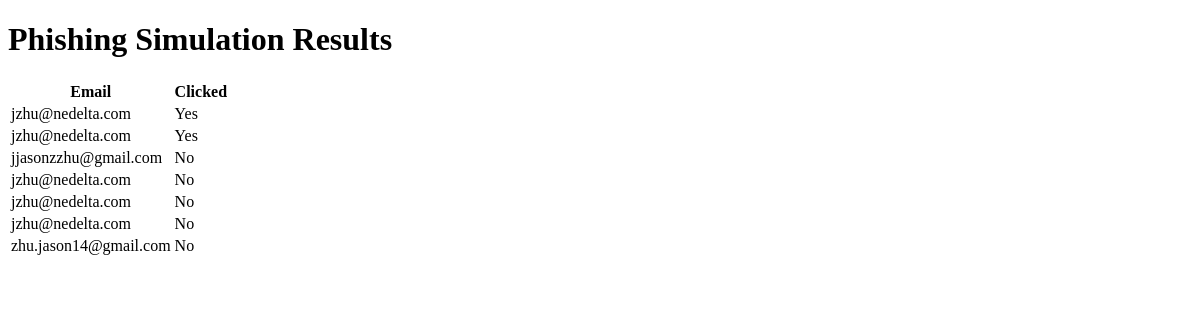
The app's page /results, older data.
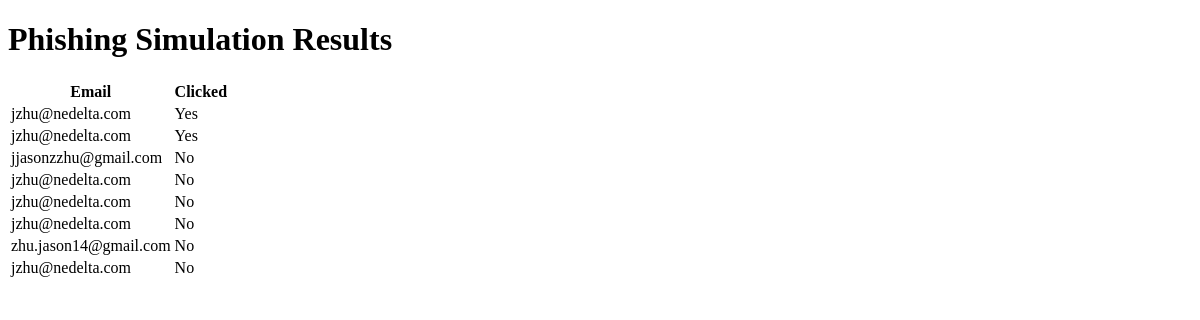
The same page, newer data.
### tables this page shows
CREATE TABLE clicks
                 (id TEXT PRIMARY KEY, email TEXT, clicked BOOLEAN);

### api/app.py (the view)
@app.route('/results')
def view_results():
    conn = sqlite3.connect(DATABASE)
    c = conn.cursor()
    c.execute('''SELECT * FROM clicks''')
    rows = c.fetchall()
    conn.close()
    return render_template('results.html', rows=rows)

### api/templates/results.html (shortened to what this page needs)
<!DOCTYPE html>
<html>
<head>
</head>
<body>
    <h1>Phishing Simulation Results</h1>
    <table>
        <tr>
            <th>Email</th>
            <th>Clicked</th>
        </tr>
        {% for row in rows %}
        <tr>
            <td>{{ row[1] }}</td>
            <td>{{ 'Yes' if row[2] else 'No' }}</td>
        </tr>
        {% endfor %}
    </table>
</body>
</html>

Row changes from the older to the newer data that the page shows:
added clicks: email "jzhu@nedelta.com", clicked "No"
